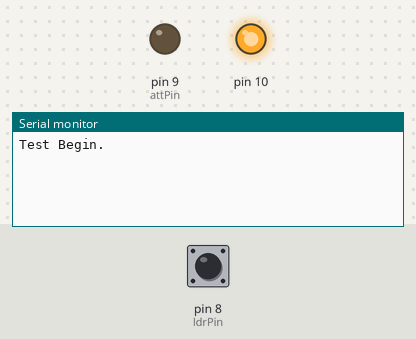
Recording of a sketch running on a simulated Arduino Uno, built with avr-gcc and run on an emulated ATmega328P. Parts: output pins drawn as LEDs (lit = HIGH), the last lines printed to the serial monitor. Inputs (shaded band) come from the test bench; at power-on: pin 8 (ldrPin) LOW.

Above: at 0.8 s.
0.9 s: pin 8 (ldrPin) driven HIGH
At 1.4 s:
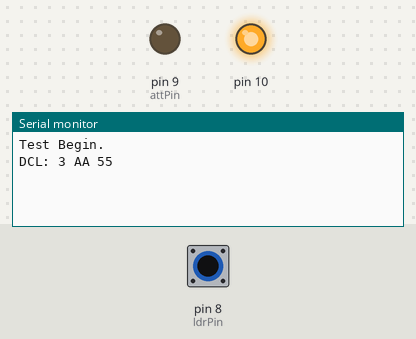
2.4 s: pin 8 (ldrPin) driven LOW
At 3.2 s:
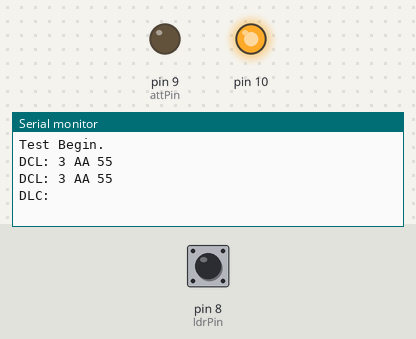
3.9 s: pin 8 (ldrPin) pulsed HIGH 2 times (0.12 s each, 0.3 s apart)
At 4.0 s:
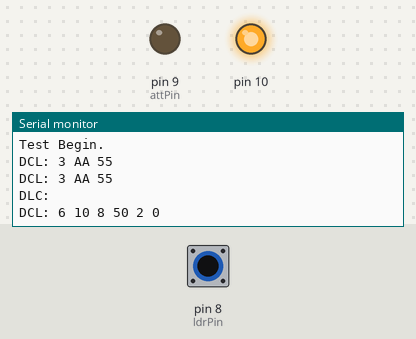

Measured:
- after the input at 0.9 s, the serial monitor: prints a new line at once (image 1)
- after the input at 2.4 s, the serial monitor: prints a new line at once (image 2)
- after the input at 3.9 s, the serial monitor: prints a new line at once (image 3)

The sketch:

NXLensControlTest.ino
```cpp
// Name  : Usage                        Lens Pin 1 - 8 ( from left)       Arduino
// CLK   : SPI Clock                    (Pin 1)                           D13
// DLC   : SPI Data Camera Input        (Pin 2) Lens --> Camera (MISO)    D12
// DCL   : SPI Data Camera Output       (Pin 3) Lens <-- Camera (MOSI)    D11
// ATT   : Attention from Camera        (Pin 4) Lens <-- Camera           D9
// LDR   : Lens Data Ready              (Pin 5)                           D8
// GND   : Ground                       (Pin 6)                           GND
// VDD   : Logic Power (3.3V)           (Pin 7)                           3V3
// VCC   : Focusing Motor Power (5V)    (Pin 8)                           5V
#include <SPI.h>

const int ldrPin = 8;
const int attPin = 9;
const int dclPin = 11;
const int dlcPin = 12;
const int clkPin = 13;

// buffer 255 bytes
byte dlcBuf[255];
byte dclBuf[255];

void setup() {
   Serial.begin(9600);

   pinMode(attPin, OUTPUT);
   pinMode(ldrPin, INPUT);

   // set up SPI to communicate to NX Lens
   SPI.begin();
   SPI.setBitOrder(MSBFIRST);
   SPI.setDataMode(SPI_MODE3);
   SPI.setClockDivider(SPI_CLOCK_DIV64); //16MHz / 64 = 250 kHz

   Serial.println("Test Begin.");

   delay(2);

   // echo command: 03 AA 55
   setDclBufferFromString("03AA55");
   sendCameraData();
   receiveLensData();

   delay(100);

   // Set as MF mode: 06 10 08 50 02 00
   setDclBufferFromString("061008500200");
   sendCameraData();
   receiveLensData();
}

void loop() {
  if (Serial.available() > 0);
}

void sendCameraData() {
    // wait until LDR is HIGH. Don't send data while LDR is low.
    waitLdrStateWhile(LOW);

    debugMsg("DCL", dclBuf);

    for(int i=0; i < dclBuf[0]; i++)
      sendCommand(dclBuf[i]);
}

void receiveLensData() {
    // wait until LDR is LOW. Don't create CLK when LDR becomes low.
    waitLdrStateWhile(HIGH);

    debugMsg("DCL", dclBuf);

    // receive one byte. It is length of Lens Response data.
    dlcBuf[0] = sendCommand(0xFF);

    // receive rest of data
    for(int i = 1; i < dlcBuf[0]; i++)
      dlcBuf[i] = sendCommand(0xFF);

    debugMsg("DLC", dlcBuf);
}

byte sendCommand(byte Cmd) {
  byte Ack = SPI.transfer(Cmd);
  delayMicroseconds(22);
  return(Ack);
}

unsigned int debugMsg(char *note, unsigned char *buff) {
  Serial.print(note);
  Serial.print(": ");
  for(int i = 0; i < buff[0]; i++) {
    Serial.print(buff[i],HEX);
    Serial.print(" ");
  }
  Serial.println();
  return(0);
}

void setDclBufferFromString(String cmdString) {
  int index = 0;

  for(int i = 0; i < cmdString.length(); i+=2) {
    dclBuf[index] = hexCharToByte(cmdString.charAt(i));
    dclBuf[index] <<= 4;
    dclBuf[index] |= hexCharToByte(cmdString.charAt(i+1));
    index ++;
  }
}

byte hexCharToByte(char hex) {
    if (hex >= '0' && hex <= '9') return hex - '0';
    if (hex >= 'A' && hex <= 'F') return (hex - 'A')+10;
    if (hex >= 'a' && hex <= 'f') return (hex - 'a')+10;
    return 0;
}

void waitLdrStateWhile(int state) {
    // wait until LDR is LOW
    int ldrState = digitalRead(ldrPin);
    while(ldrState == state) {
      delay(1);
      ldrState = digitalRead(ldrPin);
    }
}
```
